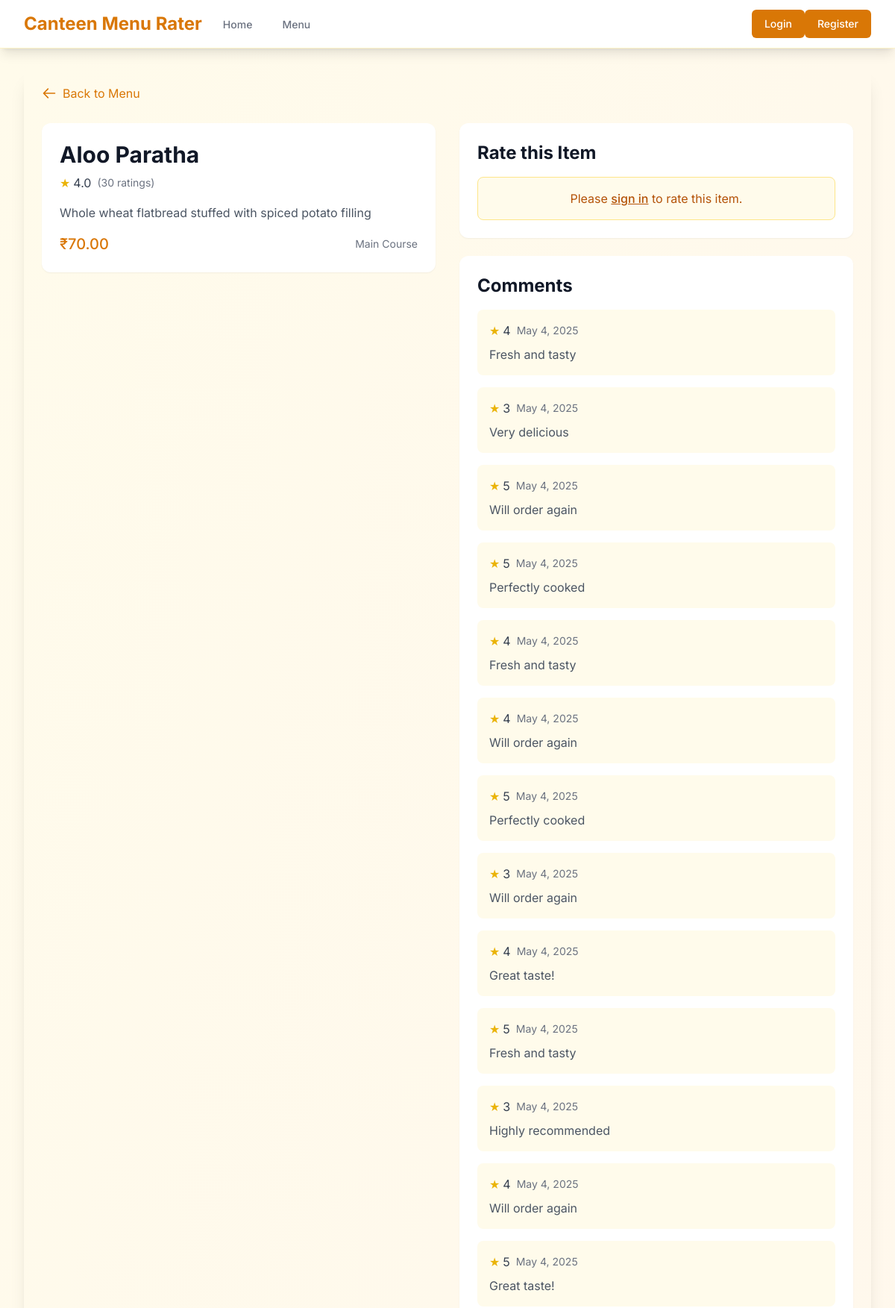
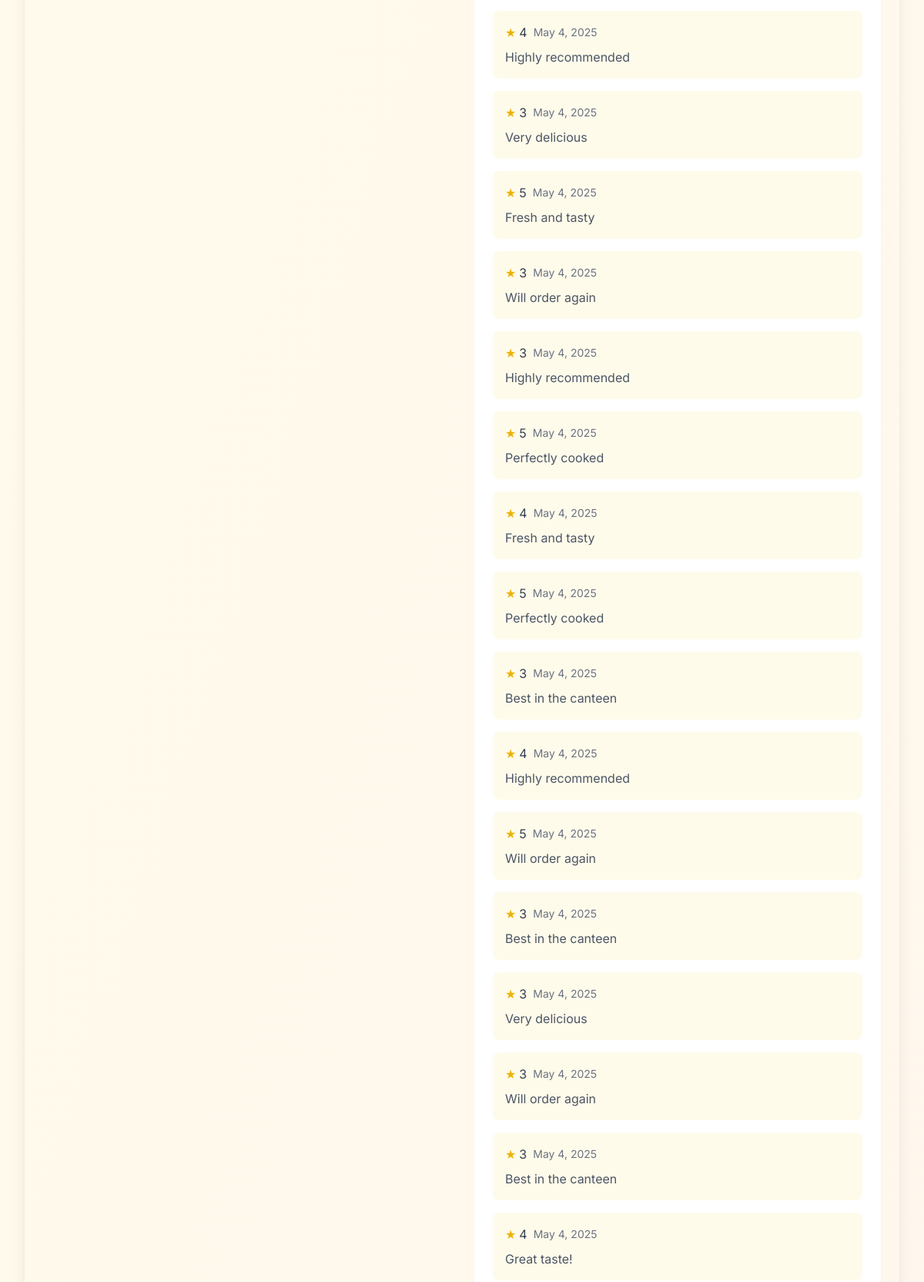
Page /menu/menu/11/ (upper part) on the committed database (2 pictures, top to bottom).
### menu/models.py (models this page shows, shortened)
class MenuItem(models.Model):
    name = models.CharField(max_length=200)
    description = models.TextField()
    price = models.DecimalField(max_digits=6, decimal_places=2)
    category = models.ForeignKey(Category, on_delete=models.CASCADE, related_name='items')
    image = models.ImageField(upload_to='menu_items/', blank=True, null=True)
    is_available = models.BooleanField(default=True)
    created_at = models.DateTimeField(auto_now_add=True)
    updated_at = models.DateTimeField(auto_now=True)
    def average_rating(self):
        ratings = self.ratings.all()
        if ratings:
            return sum(rating.rating for rating in ratings) / len(ratings)
        return 0

class Rating(models.Model):
    user = models.ForeignKey(CustomUser, on_delete=models.CASCADE, related_name='ratings', null=True, blank=True)
    menu_item = models.ForeignKey(MenuItem, on_delete=models.CASCADE, related_name='ratings')
    rating = models.IntegerField(
        validators=[MinValueValidator(1), MaxValueValidator(5)]
    )
    comment = models.TextField(blank=True)
    created_at = models.DateTimeField(auto_now_add=True)
    class Meta:
        ordering = ['-created_at']

class Category(models.Model):
    name = models.CharField(max_length=100)
    description = models.TextField(blank=True)
    class Meta:
        verbose_name_plural = "categories"

### menu/views.py (the view)
# urls.py: path('menu/<int:item_id>/', views.menu_item_detail, name='menu_item_detail'),
def menu_item_detail(request, item_id):
    menu_item = get_object_or_404(MenuItem, id=item_id)
    context = {
        'menu_item': menu_item,
    }
    return render(request, 'menu_item_detail.html', context)

### templates/menu_item_detail.html (shortened to what this page needs)
{% extends 'base.html' %}
{% block content %}
<div class="bg-gradient-to-br from-amber-50 to-orange-50 rounded-2xl shadow-xl p-6">
    <div class="mb-6">
        <a href="{% url 'menu:menu_list' %}" class="inline-flex items-center text-amber-600 hover:text-amber-700">
            <svg class="w-5 h-5 mr-2" fill="none" stroke="currentColor" viewBox="0 0 24 24">
                <path stroke-linecap="round" stroke-linejoin="round" stroke-width="2" d="M10 19l-7-7m0 0l7-7m-7 7h18"/>
            </svg>
            Back to Menu
        </a>
    </div>
    <div class="grid grid-cols-1 md:grid-cols-2 gap-8">
        <div >
            <div class="bg-white rounded-xl shadow-sm p-6">
                <h1 class="text-3xl font-bold text-gray-900 mb-2">{{ menu_item.name }}</h1>
                <div class="flex items-center mb-4">
                    <span class="text-yellow-500">★</span>
                    <span class="text-gray-700 ml-1">{{ menu_item.average_rating|floatformat:1 }}</span>
                    <span class="text-gray-500 text-sm ml-2">({{ menu_item.ratings.count }} ratings)</span>
                </div>
                <p class="text-gray-600 mb-4">{{ menu_item.description }}</p>
                <div class="flex justify-between items-center">
                    <span class="text-amber-600 text-xl font-medium">₹{{ menu_item.price }}</span>
                    <span class="text-sm text-gray-500">{{ menu_item.category.name }}</span>
                </div>
            </div>
        </div>
        <div>
            <div class="bg-white rounded-xl shadow-sm p-6 mb-6">
                <h2 class="text-2xl font-bold text-gray-900 mb-4">Rate this Item</h2>
                {% if user.is_authenticated %}
                <div class="flex justify-center space-x-2 mb-4">
                    {% for i in "12345" %}
                    <button class="text-3xl text-gray-300 hover:text-yellow-500 transition-colors" onclick="setRating('{{ forloop.counter }}')">★</button>
                    {% endfor %}
                </div>
                <textarea id="rating-comment" class="w-full px-3 py-2 border border-gray-300 rounded-lg focus:ring-amber-500 focus:border-amber-500 mb-4"
                          placeholder="Add a comment (optional)"></textarea>
                <button id="submit-rating" class="w-full px-4 py-2 bg-amber-600 text-white text-base font-medium rounded-lg hover:bg-amber-700 focus:outline-none focus:ring-2 focus:ring-amber-500 focus:ring-offset-2">
                    Submit Rating
                </button>
                {% else %}
                <div class="bg-amber-50 border border-amber-200 rounded-lg p-4">
                    <p class="text-amber-700 text-center">Please <a href="{% url 'account_login' %}?next={{ request.path }}" class="font-medium underline">sign in</a> to rate this item.</p>
                </div>
                {% endif %}
            </div>
            <div class="bg-white rounded-xl shadow-sm p-6">
                <h2 class="text-2xl font-bold text-gray-900 mb-4">Comments</h2>
                <div id="comments-list" class="space-y-4">
                    {% for rating in menu_item.ratings.all %}
                    <div class="bg-amber-50 p-4 rounded-lg">
                        <div class="flex items-center mb-2">
                            <span class="text-yellow-500">★</span>
                            <span class="text-gray-700 ml-1">{{ rating.rating }}</span>
                            <span class="text-gray-500 text-sm ml-2">{{ rating.created_at|date:"F j, Y" }}</span>
                        </div>
                        {% if rating.comment %}
                        <p class="text-gray-600">{{ rating.comment }}</p>
                        {% endif %}
                    </div>
                    {% empty %}
                    <p class="text-gray-500 text-center">No comments yet</p>
                    {% endfor %}
                </div>
            </div>
        </div>
    </div>
</div>
{% endblock %}

### templates/base.html (style rules this page uses)
body { font-family: 'Inter', sans-serif; }

### rows in the picture
MenuItem: name "Aloo Paratha", average_rating "4.0", ratings.count "30", description "Whole wheat flatbread stuffed with spiced potato filling", price "70.00", category.name "Main Course"
Rating: rating "4", created_at "May 4, 2025", comment "Fresh and tasty"
Rating: rating "3", created_at "May 4, 2025", comment "Very delicious"
Rating: rating "5", created_at "May 4, 2025", comment "Will order again"
Rating: rating "5", created_at "May 4, 2025", comment "Perfectly cooked"
Rating: rating "4", created_at "May 4, 2025", comment "Fresh and tasty"
Rating: rating "4", created_at "May 4, 2025", comment "Will order again"
Rating: rating "5", created_at "May 4, 2025", comment "Perfectly cooked"
Rating: rating "3", created_at "May 4, 2025", comment "Will order again"
Rating: rating "4", created_at "May 4, 2025", comment "Great taste!"
Rating: rating "5", created_at "May 4, 2025", comment "Fresh and tasty"
Rating: rating "3", created_at "May 4, 2025", comment "Highly recommended"
Rating: rating "4", created_at "May 4, 2025", comment "Will order again"
Rating: rating "5", created_at "May 4, 2025", comment "Great taste!"
Rating: rating "4", created_at "May 4, 2025", comment "Highly recommended"
Rating: rating "3", created_at "May 4, 2025", comment "Very delicious"
Rating: rating "5", created_at "May 4, 2025", comment "Fresh and tasty"
Rating: rating "3", created_at "May 4, 2025", comment "Will order again"
Rating: rating "3", created_at "May 4, 2025", comment "Highly recommended"
Rating: rating "5", created_at "May 4, 2025", comment "Perfectly cooked"
Rating: rating "4", created_at "May 4, 2025", comment "Fresh and tasty"
Rating: rating "5", created_at "May 4, 2025", comment "Perfectly cooked"
Rating: rating "3", created_at "May 4, 2025", comment "Best in the canteen"
Rating: rating "4", created_at "May 4, 2025", comment "Highly recommended"
Rating: rating "5", created_at "May 4, 2025", comment "Will order again"
Rating: rating "3", created_at "May 4, 2025", comment "Best in the canteen"
Rating: rating "3", created_at "May 4, 2025", comment "Very delicious"
Rating: rating "3", created_at "May 4, 2025", comment "Will order again"
Rating: rating "3", created_at "May 4, 2025", comment "Best in the canteen"
Rating: rating "4", created_at "May 4, 2025", comment "Great taste!"
